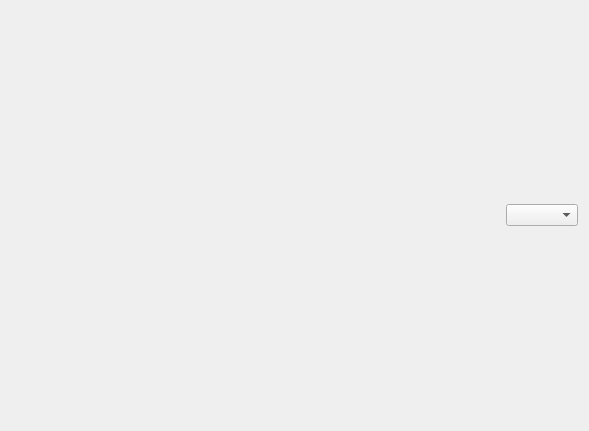
<?xml version="1.0" encoding="UTF-8"?>
<ui version="4.0">
 <class>VolumeViewVisualization</class>
 <widget class="QWidget" name="VolumeViewVisualization">
  <property name="geometry">
   <rect>
    <x>0</x>
    <y>0</y>
    <width>589</width>
    <height>431</height>
   </rect>
  </property>
  <property name="windowTitle">
   <string>VolumeViewVisualization</string>
  </property>
  <layout class="QVBoxLayout" name="verticalLayout_2">
   <item>
    <layout class="QVBoxLayout" name="verticalLayout">
     <property name="spacing">
      <number>0</number>
     </property>
    </layout>
   </item>
   <item>
    <layout class="QHBoxLayout" name="horizontalLayout">
     <item>
      <spacer name="horizontalSpacer">
       <property name="orientation">
        <enum>Qt::Horizontal</enum>
       </property>
       <property name="sizeHint" stdset="0">
        <size>
         <width>40</width>
         <height>20</height>
        </size>
       </property>
      </spacer>
     </item>
     <item>
      <widget class="QComboBox" name="comboBox"/>
     </item>
    </layout>
   </item>
  </layout>
 </widget>
 <layoutdefault spacing="6" margin="11"/>
 <resources/>
 <connections/>
</ui>
